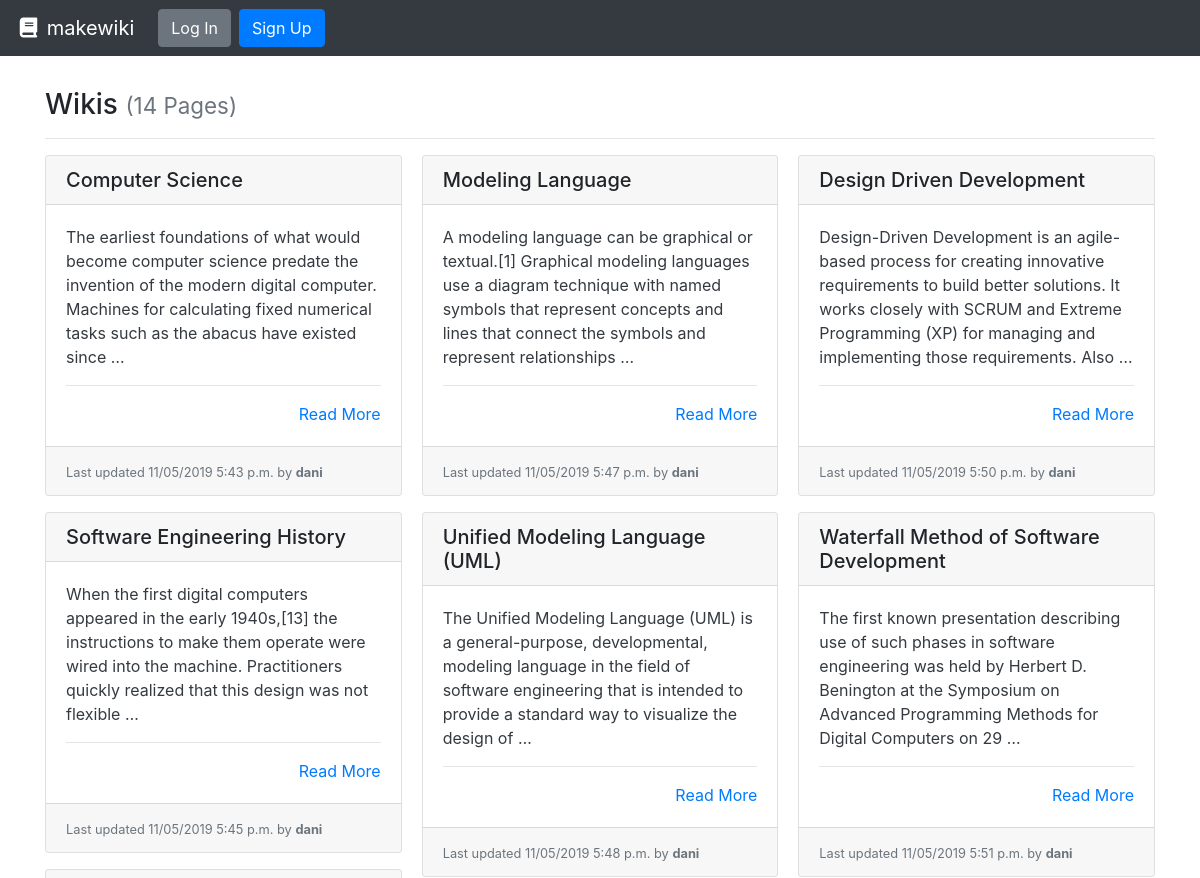
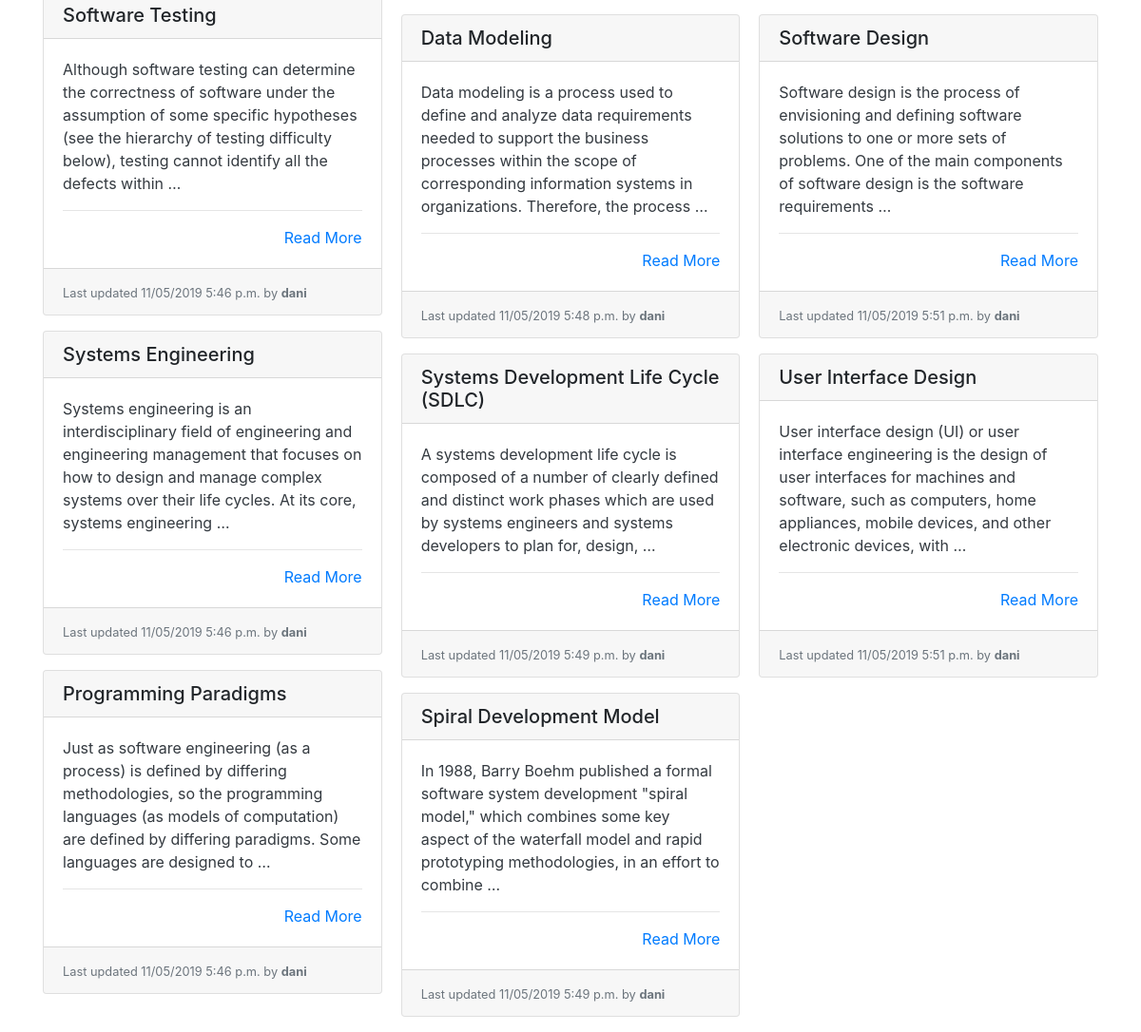
The app's page /, older data (2 pictures, top to bottom).
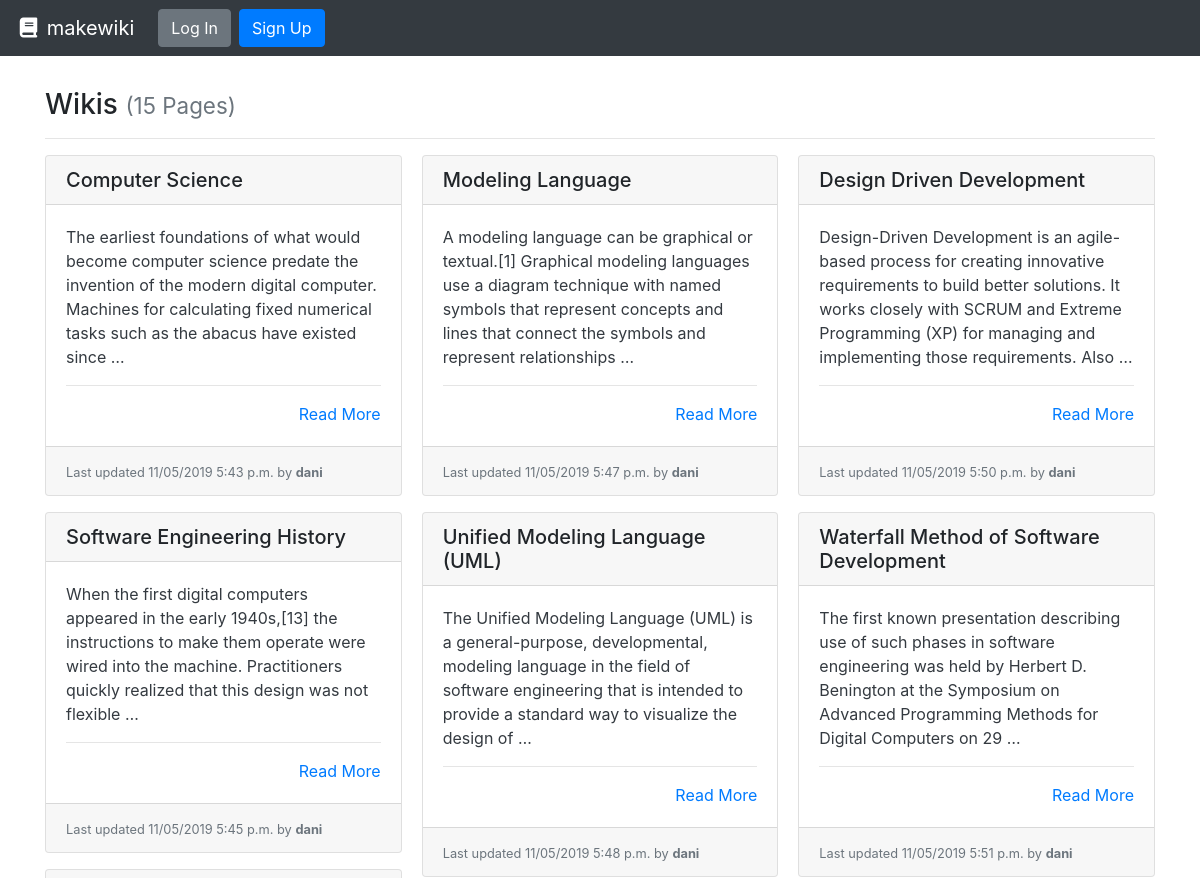
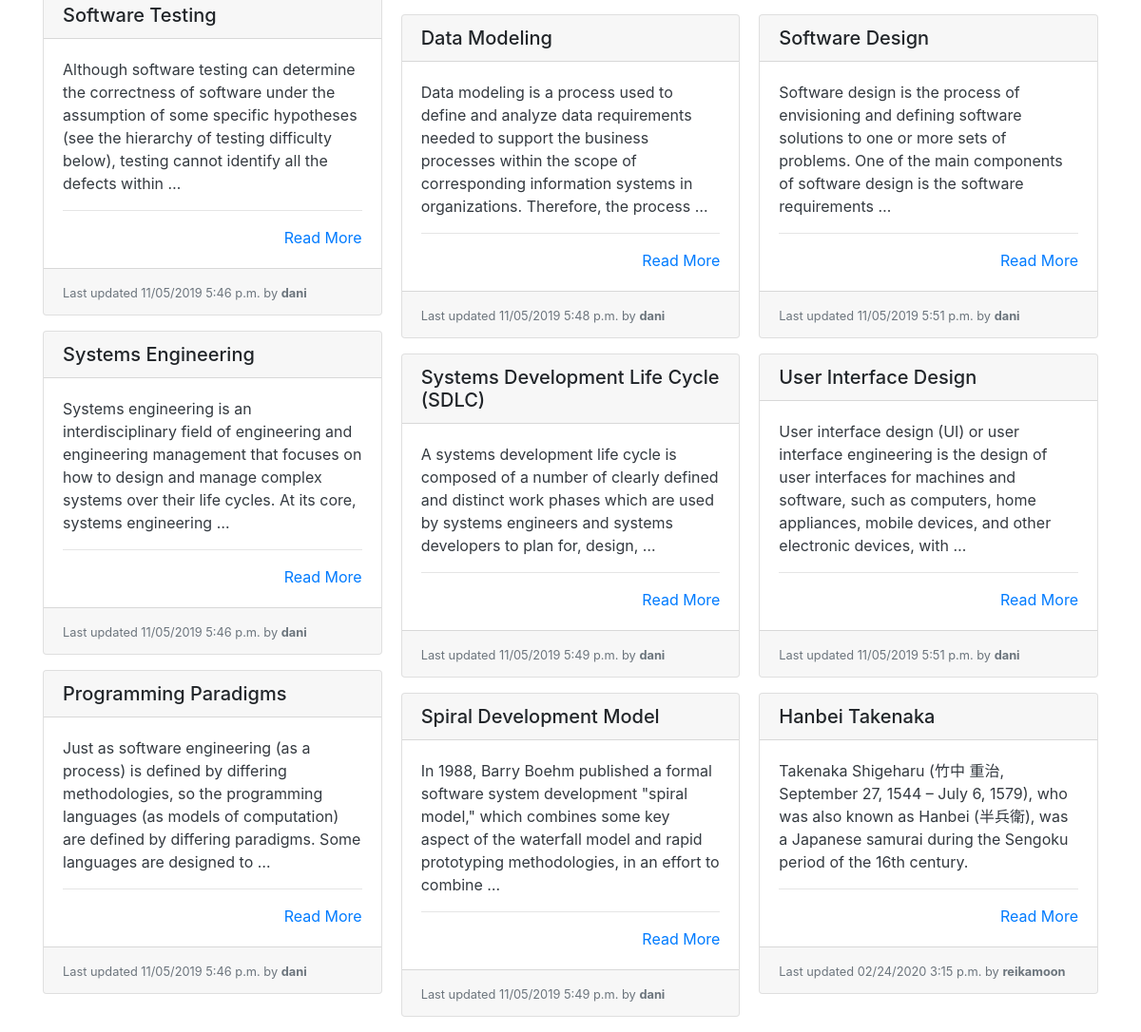
The same page, newer data (2 pictures, top to bottom).
### wiki/models.py (models this page shows, shortened)
class Page(models.Model):
    title = models.CharField(max_length=settings.WIKI_PAGE_TITLE_MAX_LENGTH, unique=True,
                             help_text="Title of your page.")
    author = models.ForeignKey(User, on_delete=models.PROTECT,
                               help_text="The user that posted this article.")
    slug = models.CharField(max_length=settings.WIKI_PAGE_TITLE_MAX_LENGTH, blank=True, editable=False,
                            help_text="Unique URL path to access this page. Generated by the system.")
    content = models.TextField(
        help_text="Write the content of your page here.")
    created = models.DateTimeField(auto_now_add=True,
                                   help_text="The date and time this page was created. Automatically generated when the model saves.")
    modified = models.DateTimeField(auto_now=True,
                                    help_text="The date and time this page was updated. Automatically generated when the model updates.")

### wiki/views.py (the view)
# urls.py: path('', PageListView.as_view(), name='wiki-list-page'),
class PageListView(ListView):
    model = Page
    def get(self, request):
        pages = self.get_queryset().all()
        return render(request, 'list.html', {
          'pages': pages
        })

### wiki/templates/list.html
{% extends "base.html" %}
{% block content %}
  <h3>Wikis {% if pages %}<small class="text-muted">({{ pages|length }} Page{{ pages|length|pluralize:"s" }})</small>{% endif %}</h3>
  <hr>
  {% if pages %}
    <div class="card-columns">
      {% for page in pages %}
        {% include "partials/card.html" %}
      {% endfor %}
    </div>
  {% else %}
    <div class="alert alert-primary" role="alert">No pages to display.</div>
  {% endif %}
{% endblock %}

### templates/base.html (shortened to what this page needs)
<!doctype html>
<html lang="en">
  <head>
    <link rel="stylesheet" href="https://stackpath.bootstrapcdn.com/bootstrap/4.3.1/css/bootstrap.min.css"
>
  </head>
  <body>
    <nav class="navbar navbar-expand-md navbar-dark bg-dark">
      <a class="navbar-brand" href="{% url 'wiki-list-page' %}"><i class="fas fa-fw fa-book"></i> makewiki</a>
      {% if request.user.is_authenticated %}
      <form class="form-inline ml-auto">
        <div class="text-white">Hello, <strong>{{ user.username }}</strong>!</div>
        <a href="{% url 'wiki-new-page' %}" class="btn btn-success ml-4">New Page</a>
        <a href="{% url 'logout' %}" class="btn btn-danger ml-2">Log Out</a>
        {% else %}
        <a href="{% url 'login' %}" class="btn btn-secondary ml-2">Log In</a>
        <a href="{% url 'signup' %}" class="btn btn-primary ml-2">Sign Up</a>
      {% endif %}
    </nav>
    <main role="main" class="container" style="margin-top: 4vh;">
      {% block content %}{% endblock %}
    </main>
  </body>

### wiki/templates/partials/card.html
<div class="card mb-3">
  <h5 class="card-header ">{{ page.title }}</h5>
  <div class="card-body border-dark">
    <p class="card-text text-dark">
      {{ page.content|truncatewords_html:30 }}
      <hr>
      <div class="text-right"><a href="{% url 'wiki-details-page' page.slug %}" title="Read More">Read More</a></div>
  </div>
  <div class="card-footer">
    <small class="text-muted">Last updated {{ page.modified|date:"SHORT_DATETIME_FORMAT" }} by <b>{{ page.author.username }}</b></small>
  </div>
</div>

Row changes from the older to the newer data that the page shows:
added Page: title "Hanbei Takenaka", content "Takenaka Shigeharu (竹中 重治, September 27, 1544 – July 6, 1579), who was also known as Hanbei (半兵衛), was a Japanese samurai during the Sengoku period of the 16th century.", modified "02/24/2020 3:15 p.m.", author.username "reikamoon"
Text that changed along with them:
{{ pages|length }}: "14" → "15"
